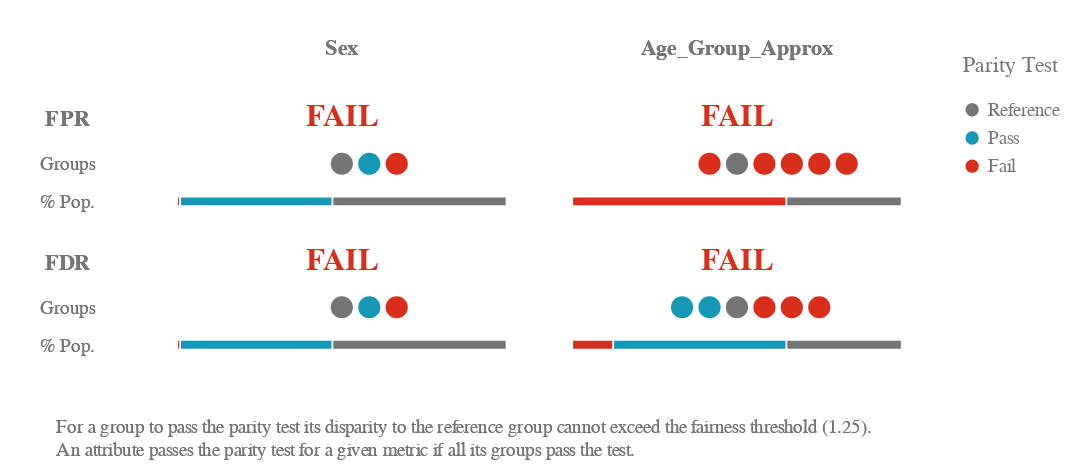

Here is the notebook cell this chart was saved with:
### Code cell
ap.summary(bdf, metrics, fairness_threshold = disparity_tolerance)

### Figure 1 — Vega-Lite specification as saved in the notebook (floating-point values rounded to 4 significant figures)
{"config": {"view": {"continuousWidth": 400, "continuousHeight": 300, "strokeWidth": 0}, "legend": {"labelColor": "rgb(117,117,117)", "labelFont": "Arial", "labelFontSize": 12, "titleColor": "rgb(117,117,117)", "titleFont": "Arial", "titleFontSize": 14, "titleFontWeight": "normal", "titlePadding": 15}}, "vconcat": [{"hconcat": [{"vconcat": [{"mark": {"type": "text", "align": "center", "baseline": "middle", "color": "rgb(117,117,117)", "font": "Arial", "fontWeight": "bold", "size": 14}, "encoding": {"text": {"value": ""}}, "height": 32.25, "width": 56.0}, {"layer": [{"mark": {"type": "text", "align": "center", "baseline": "middle", "color": "rgb(117,117,117)", "font": "Arial", "fontWeight": "bold", "size": 14}, "encoding": {"text": {"value": "FPR"}, "y": {"type": "quantitative", "axis": {"domain": false, "grid": false, "labels": false, "ticks": false, "title": " "}, "field": "y_position", "scale": {"domain": [3, 1]}}}, "transform": [{"calculate": "1.2", "as": "y_position"}]}, {"mark": {"type": "text", "align": "center", "baseline": "middle", "color": "rgb(117,117,117)", "font": "Arial", "size": 12}, "encoding": {"text": {"value": "Groups"}, "y": {"type": "quantitative", "axis": {"domain": false, "grid": false, "labels": false, "ticks": false, "title": " "}, "field": "y_position", "scale": {"domain": [3, 1]}}}, "transform": [{"calculate": "2", "as": "y_position"}]}, {"mark": {"type": "text", "align": "center", "baseline": "middle", "color": "rgb(117,117,117)", "font": "Arial", "size": 12}, "encoding": {"text": {"value": "% Pop."}, "y": {"type": "quantitative", "axis": {"domain": false, "grid": false, "labels": false, "ticks": false, "title": " "}, "field": "y_position", "scale": {"domain": [3, 1]}}}, "transform": [{"calculate": "2.7", "as": "y_position"}]}], "height": 69.88, "width": 56.0}, {"layer": [{"mark": {"type": "text", "align": "center", "baseline": "middle", "color": "rgb(117,117,117)", "font": "Arial", "fontWeight": "bold", "size": 14}, "encoding": {"text": {"value": "FDR"}, "y": {"type": "quantitative", "axis": {"domain": false, "grid": false, "labels": false, "ticks": false, "title": " "}, "field": "y_position", "scale": {"domain": [3, 1]}}}, "transform": [{"calculate": "1.2", "as": "y_position"}]}, {"mark": {"type": "text", "align": "center", "baseline": "middle", "color": "rgb(117,117,117)", "font": "Arial", "size": 12}, "encoding": {"text": {"value": "Groups"}, "y": {"type": "quantitative", "axis": {"domain": false, "grid": false, "labels": false, "ticks": false, "title": " "}, "field": "y_position", "scale": {"domain": [3, 1]}}}, "transform": [{"calculate": "2", "as": "y_position"}]}, {"mark": {"type": "text", "align": "center", "baseline": "middle", "color": "rgb(117,117,117)", "font": "Arial", "size": 12}, "encoding": {"text": {"value": "% Pop."}, "y": {"type": "quantitative", "axis": {"domain": false, "grid": false, "labels": false, "ticks": false, "title": " "}, "field": "y_position", "scale": {"domain": [3, 1]}}}, "transform": [{"calculate": "2.7", "as": "y_position"}]}], "height": 69.88, "width": 56.0}], "bounds": "flush", "data": {"name": "data-79dd248bdaa0ea02c535240e8ad022c8"}, "spacing": 21.5}, {"hconcat": [{"vconcat": [{"data": {"name": "data-79dd248bdaa0ea02c535240e8ad022c8"}, "mark": {"type": "text", "align": "center", "baseline": "middle", "color": "rgb(117,117,117)", "font": "Arial", "fontWeight": "bold", "size": 14}, "encoding": {"text": {"value": "Sex"}}, "height": 32.25, "width": 210.0}, {"layer": [{"data": {"name": "data-0648884f34076ca4404072fa7f837079"}, "mark": {"type": "text", "align": "center", "baseline": "middle", "font": "Arial", "fontWeight": "bold", "size": 20}, "encoding": {"color": {"type": "ordinal", "field": "parity_result", "legend": {"title": ""}, "scale": {"domain": ["Reference", "Pass", "Fail"], "range": ["rgb(117,117,117)", "rgb(20, 152, 181)", "rgb(217, 46, 28)"]}}, "text": {"value": "FAIL"}, "y": {"type": "quantitative", "axis": {"domain": false, "grid": false, "labels": false, "ticks": false, "title": " "}, "field": "y_position", "scale": {"domain": [3, 1]}}}, "transform": [{"calculate": "1", "as": "y_position"}]}, {"data": {"name": "data-07aaca49f5529a6ba68a2a3be01771a5"}, "mark": {"type": "bar", "size": 6, "stroke": "white"}, "encoding": {"color": {"type": "ordinal", "field": "fpr_parity_result", "legend": {"padding": 20, "title": "Parity Test"}, "scale": {"domain": ["Reference", "Pass", "Fail"], "range": ["rgb(117,117,117)", "rgb(20, 152, 181)", "rgb(217, 46, 28)"]}}, "tooltip": [{"type": "nominal", "field": "fpr_parity_result", "title": "Parity"}, {"type": "nominal", "field": "tooltip_group_size", "title": "Size"}, {"type": "nominal", "field": "tooltip_groups_name_size", "title": "Groups"}], "x": {"type": "quantitative", "aggregate": "sum", "axis": {"domain": false, "grid": false, "labels": false, "ticks": false, "title": " "}, "field": "group_size", "stack": "normalize"}, "y": {"type": "quantitative", "axis": {"domain": false, "grid": false, "labels": false, "ticks": false, "title": " "}, "field": "y_position", "scale": {"domain": [3, 1]}}}, "transform": [{"calculate": "2.8", "as": "y_position"}]}, {"data": {"name": "data-4ed24a325edeb980079268e05c6f6bbf"}, "mark": {"type": "circle", "opacity": 1}, "encoding": {"color": {"type": "ordinal", "field": "fpr_parity_result", "legend": {"title": ""}, "scale": {"domain": ["Reference", "Pass", "Fail"], "range": ["rgb(117,117,117)", "rgb(20, 152, 181)", "rgb(217, 46, 28)"]}}, "size": {"value": 200}, "tooltip": [{"type": "nominal", "field": "attribute_value", "title": "Group"}, {"type": "nominal", "field": "tooltip_group_size", "title": "Group Size"}, {"type": "nominal", "field": "tooltip_parity_test_explanation_fpr", "title": "Parity Test"}, {"type": "nominal", "field": "tooltip_disparity_explanation_fpr", "title": "Disparity"}, {"type": "quantitative", "field": "fpr", "format": ".2f", "title": "FPR"}], "x": {"type": "quantitative", "axis": {"domain": false, "grid": false, "labels": false, "ticks": false, "title": " "}, "field": "fpr_disparity_rank", "scale": {"domain": [-6, 6], "nice": false}}, "y": {"type": "quantitative", "axis": {"domain": false, "grid": false, "labels": false, "ticks": false, "title": " "}, "field": "y_position", "scale": {"domain": [3, 1]}}}, "transform": [{"calculate": "2", "as": "y_position"}]}], "height": 69.88, "resolve": {"scale": {"x": "independent"}}, "width": 210.0}, {"layer": [{"data": {"name": "data-0648884f34076ca4404072fa7f837079"}, "mark": {"type": "text", "align": "center", "baseline": "middle", "font": "Arial", "fontWeight": "bold", "size": 20}, "encoding": {"color": {"type": "ordinal", "field": "parity_result", "legend": {"title": ""}, "scale": {"domain": ["Reference", "Pass", "Fail"], "range": ["rgb(117,117,117)", "rgb(20, 152, 181)", "rgb(217, 46, 28)"]}}, "text": {"value": "FAIL"}, "y": {"type": "quantitative", "axis": {"domain": false, "grid": false, "labels": false, "ticks": false, "title": " "}, "field": "y_position", "scale": {"domain": [3, 1]}}}, "transform": [{"calculate": "1", "as": "y_position"}]}, {"data": {"name": "data-07588879d5ea85e768fdbebe865a751d"}, "mark": {"type": "bar", "size": 6, "stroke": "white"}, "encoding": {"color": {"type": "ordinal", "field": "fdr_parity_result", "legend": {"padding": 20, "title": "Parity Test"}, "scale": {"domain": ["Reference", "Pass", "Fail"], "range": ["rgb(117,117,117)", "rgb(20, 152, 181)", "rgb(217, 46, 28)"]}}, "tooltip": [{"type": "nominal", "field": "fdr_parity_result", "title": "Parity"}, {"type": "nominal", "field": "tooltip_group_size", "title": "Size"}, {"type": "nominal", "field": "tooltip_groups_name_size", "title": "Groups"}], "x": {"type": "quantitative", "aggregate": "sum", "axis": {"domain": false, "grid": false, "labels": false, "ticks": false, "title": " "}, "field": "group_size", "stack": "normalize"}, "y": {"type": "quantitative", "axis": {"domain": false, "grid": false, "labels": false, "ticks": false, "title": " "}, "field": "y_position", "scale": {"domain": [3, 1]}}}, "transform": [{"calculate": "2.8", "as": "y_position"}]}, {"data": {"name": "data-4ed24a325edeb980079268e05c6f6bbf"}, "mark": {"type": "circle", "opacity": 1}, "encoding": {"color": {"type": "ordinal", "field": "fdr_parity_result", "legend": {"title": ""}, "scale": {"domain": ["Reference", "Pass", "Fail"], "range": ["rgb(117,117,117)", "rgb(20, 152, 181)", "rgb(217, 46, 28)"]}}, "size": {"value": 200}, "tooltip": [{"type": "nominal", "field": "attribute_value", "title": "Group"}, {"type": "nominal", "field": "tooltip_group_size", "title": "Group Size"}, {"type": "nominal", "field": "tooltip_parity_test_explanation_fdr", "title": "Parity Test"}, {"type": "nominal", "field": "tooltip_disparity_explanation_fdr", "title": "Disparity"}, {"type": "quantitative", "field": "fdr", "format": ".2f", "title": "FDR"}], "x": {"type": "quantitative", "axis": {"domain": false, "grid": false, "labels": false, "ticks": false, "title": " "}, "field": "fdr_disparity_rank", "scale": {"domain": [-6, 6], "nice": false}}, "y": {"type": "quantitative", "axis": {"domain": false, "grid": false, "labels": false, "ticks": false, "title": " "}, "field": "y_position", "scale": {"domain": [3, 1]}}}, "transform": [{"calculate": "2", "as": "y_position"}]}], "height": 69.88, "resolve": {"scale": {"x": "independent"}}, "width": 210.0}], "bounds": "flush", "spacing": 21.5}, {"vconcat": [{"data": {"name": "data-79dd248bdaa0ea02c535240e8ad022c8"}, "mark": {"type": "text", "align": "center", "baseline": "middle", "color": "rgb(117,117,117)", "font": "Arial", "fontWeight": "bold", "size": 14}, "encoding": {"text": {"value": "Age_Group_Approx"}}, "height": 32.25, "width": 210.0}, {"layer": [{"data": {"name": "data-0648884f34076ca4404072fa7f837079"}, "mark": {"type": "text", "align": "center", "baseline": "middle", "font": "Arial", "fontWeight": "bold", "size": 20}, "encoding": {"color": {"type": "ordinal", "field": "parity_result", "legend": {"title": ""}, "scale": {"domain": ["Reference", "Pass", "Fail"], "range": ["rgb(117,117,117)", "rgb(20, 152, 181)", "rgb(217, 46, 28)"]}}, "text": {"value": "FAIL"}, "y": {"type": "quantitative", "axis": {"domain": false, "grid": false, "labels": false, "ticks": false, "title": " "}, "field": "y_position", "scale": {"domain": [3, 1]}}}, "transform": [{"calculate": "1", "as": "y_position"}]}, {"data": {"name": "data-99b451c5a33f4798ea957748415e6e95"}, "mark": {"type": "bar", "size": 6, "stroke": "white"}, "encoding": {"color": {"type": "ordinal", "field": "fpr_parity_result", "legend": {"padding": 20, "title": "Parity Test"}, "scale": {"domain": ["Reference", "Pass", "Fail"], "range": ["rgb(117,117,117)", "rgb(20, 152, 181)", "rgb(217, 46, 28)"]}}, "tooltip": [{"type": "nominal", "field": "fpr_parity_result", "title": "Parity"}, {"type": "nominal", "field": "tooltip_group_size", "title": "Size"}, {"type": "nominal", "field": "tooltip_groups_name_size", "title": "Groups"}], "x": {"type": "quantitative", "aggregate": "sum", "axis": {"domain": false, "grid": false, "labels": false, "ticks": false, "title": " "}, "field": "group_size", "stack": "normalize"}, "y": {"type": "quantitative", "axis": {"domain": false, "grid": false, "labels": false, "ticks": false, "title": " "}, "field": "y_position", "scale": {"domain": [3, 1]}}}, "transform": [{"calculate": "2.8", "as": "y_position"}]}, {"data": {"name": "data-f4829f90e94eec8bec82706b3ad406b8"}, "mark": {"type": "circle", "opacity": 1}, "encoding": {"color": {"type": "ordinal", "field": "fpr_parity_result", "legend": {"title": ""}, "scale": {"domain": ["Reference", "Pass", "Fail"], "range": ["rgb(117,117,117)", "rgb(20, 152, 181)", "rgb(217, 46, 28)"]}}, "size": {"value": 200}, "tooltip": [{"type": "nominal", "field": "attribute_value", "title": "Group"}, {"type": "nominal", "field": "tooltip_group_size", "title": "Group Size"}, {"type": "nominal", "field": "tooltip_parity_test_explanation_fpr", "title": "Parity Test"}, {"type": "nominal", "field": "tooltip_disparity_explanation_fpr", "title": "Disparity"}, {"type": "quantitative", "field": "fpr", "format": ".2f", "title": "FPR"}], "x": {"type": "quantitative", "axis": {"domain": false, "grid": false, "labels": false, "ticks": false, "title": " "}, "field": "fpr_disparity_rank", "scale": {"domain": [-6, 6], "nice": false}}, "y": {"type": "quantitative", "axis": {"domain": false, "grid": false, "labels": false, "ticks": false, "title": " "}, "field": "y_position", "scale": {"domain": [3, 1]}}}, "transform": [{"calculate": "2", "as": "y_position"}]}], "height": 69.88, "resolve": {"scale": {"x": "independent"}}, "width": 210.0}, {"layer": [{"data": {"name": "data-0648884f34076ca4404072fa7f837079"}, "mark": {"type": "text", "align": "center", "baseline": "middle", "font": "Arial", "fontWeight": "bold", "size": 20}, "encoding": {"color": {"type": "ordinal", "field": "parity_result", "legend": {"title": ""}, "scale": {"domain": ["Reference", "Pass", "Fail"], "range": ["rgb(117,117,117)", "rgb(20, 152, 181)", "rgb(217, 46, 28)"]}}, "text": {"value": "FAIL"}, "y": {"type": "quantitative", "axis": {"domain": false, "grid": false, "labels": false, "ticks": false, "title": " "}, "field": "y_position", "scale": {"domain": [3, 1]}}}, "transform": [{"calculate": "1", "as": "y_position"}]}, {"data": {"name": "data-aef90b2af9a883119096cd92d773ac2b"}, "mark": {"type": "bar", "size": 6, "stroke": "white"}, "encoding": {"color": {"type": "ordinal", "field": "fdr_parity_result", "legend": {"padding": 20, "title": "Parity Test"}, "scale": {"domain": ["Reference", "Pass", "Fail"], "range": ["rgb(117,117,117)", "rgb(20, 152, 181)", "rgb(217, 46, 28)"]}}, "tooltip": [{"type": "nominal", "field": "fdr_parity_result", "title": "Parity"}, {"type": "nominal", "field": "tooltip_group_size", "title": "Size"}, {"type": "nominal", "field": "tooltip_groups_name_size", "title": "Groups"}], "x": {"type": "quantitative", "aggregate": "sum", "axis": {"domain": false, "grid": false, "labels": false, "ticks": false, "title": " "}, "field": "group_size", "stack": "normalize"}, "y": {"type": "quantitative", "axis": {"domain": false, "grid": false, "labels": false, "ticks": false, "title": " "}, "field": "y_position", "scale": {"domain": [3, 1]}}}, "transform": [{"calculate": "2.8", "as": "y_position"}]}, {"data": {"name": "data-f4829f90e94eec8bec82706b3ad406b8"}, "mark": {"type": "circle", "opacity": 1}, "encoding": {"color": {"type": "ordinal", "field": "fdr_parity_result", "legend": {"title": ""}, "scale": {"domain": ["Reference", "Pass", "Fail"], "range": ["rgb(117,117,117)", "rgb(20, 152, 181)", "rgb(217, 46, 28)"]}}, "size": {"value": 200}, "tooltip": [{"type": "nominal", "field": "attribute_value", "title": "Group"}, {"type": "nominal", "field": "tooltip_group_size", "title": "Group Size"}, {"type": "nominal", "field": "tooltip_parity_test_explanation_fdr", "title": "Parity Test"}, {"type": "nominal", "field": "tooltip_disparity_explanation_fdr", "title": "Disparity"}, {"type": "quantitative", "field": "fdr", "format": ".2f", "title": "FDR"}], "x": {"type": "quantitative", "axis": {"domain": false, "grid": false, "labels": false, "ticks": false, "title": " "}, "field": "fdr_disparity_rank", "scale": {"domain": [-6, 6], "nice": false}}, "y": {"type": "quantitative", "axis": {"domain": false, "grid": false, "labels": false, "ticks": false, "title": " "}, "field": "y_position", "scale": {"domain": [3, 1]}}}, "transform": [{"calculate": "2", "as": "y_position"}]}], "height": 69.88, "resolve": {"scale": {"x": "independent"}}, "width": 210.0}], "bounds": "flush", "spacing": 21.5}], "bounds": "flush", "spacing": 252.0}], "bounds": "flush", "spacing": 98.0}, {"layer": [{"mark": {"type": "text", "align": "left", "baseline": "top", "fill": "rgb(117,117,117)", "font": "Arial", "fontSize": 12, "fontWeight": "normal"}, "encoding": {"text": {"value": "For a group to pass the parity test its disparity to the reference group cannot exceed the fairness threshold (1.25)."}, "x": {"value": 21.0}, "y": {"value": 0}}}, {"mark": {"type": "text", "align": "left", "baseline": "top", "fill": "rgb(117,117,117)", "font": "Arial", "fontSize": 12, "fontWeight": "normal"}, "encoding": {"text": {"value": "An attribute passes the parity test for a given metric if all its groups pass the test."}, "x": {"value": 21.0}, "y": {"value": 15.0}}}], "data": {"name": "data-79dd248bdaa0ea02c535240e8ad022c8"}}], "padding": {"top": 15, "bottom": 10}, "$schema": "https://vega.github.io/schema/vega-lite/v4.8.1.json", "datasets": {"data-79dd248bdaa0ea02c535240e8ad022c8": [{"a": 1, "b": 0}, {"a": 1, "b": 0}], "data-0648884f34076ca4404072fa7f837079": [{"parity_result": "Fail"}], "data-07aaca49f5529a6ba68a2a3be01771a5": [{"fpr_parity_result": "Fail", "attribute_name": "sex", "total_entities": 3483, "group_size": 31, "tooltip_groups_name_size": "unknown (31)", "tooltip_group_size": "31 (0.89%)"}, {"fpr_parity_result": "Pass", "attribute_name": "sex", "total_entities": 3483, "group_size": 1612, "tooltip_groups_name_size": "female (1,612)", "tooltip_group_size": "1,612 (46.28%)"}, {"fpr_parity_result": "Reference", "attribute_name": "sex", "total_entities": 3483, "group_size": 1840, "tooltip_groups_name_size": "male (1,840)", "tooltip_group_size": "1,840 (52.83%)"}], "data-4ed24a325edeb980079268e05c6f6bbf": [{"attribute_name": "sex", "attribute_value": "female", "group_size": 1612, "total_entities": 3483, "ref_group_value": "male", "fpr": 0.04895, "fdr": 0.2372, "fpr_disparity": 1.038, "fdr_disparity": 1.126, "fpr_disparity_scaled": 0.0382, "fpr_parity_result": "Pass", "tooltip_parity_test_explanation_fpr": "Pass. Below fairness threshold of 1.25", "tooltip_disparity_explanation_fpr": "1.04 times larger FPR than the reference group", "tooltip_group_size": "1,612 (46.28%)", "fpr_disparity_rank": 1.0, "group_size_formatted": "1,612", "tooltip_groups_name_size": "female (1,612)", "fdr_disparity_scaled": 0.126, "fdr_parity_result": "Pass", "tooltip_parity_test_explanation_fdr": "Pass. Below fairness threshold of 1.25", "tooltip_disparity_explanation_fdr": "1.13 times larger FDR than the reference group", "fdr_disparity_rank": 1.0}, {"attribute_name": "sex", "attribute_value": "male", "group_size": 1840, "total_entities": 3483, "ref_group_value": "male", "fpr": 0.04714, "fdr": 0.2107, "fpr_disparity": 1.0, "fdr_disparity": 1.0, "fpr_disparity_scaled": 0.0, "fpr_parity_result": "Reference", "tooltip_parity_test_explanation_fpr": "Reference group", "tooltip_disparity_explanation_fpr": "Reference group", "tooltip_group_size": "1,840 (52.83%)", "fpr_disparity_rank": 0.0, "group_size_formatted": "1,840", "tooltip_groups_name_size": "male (1,840)", "fdr_disparity_scaled": 0.0, "fdr_parity_result": "Reference", "tooltip_parity_test_explanation_fdr": "Reference group", "tooltip_disparity_explanation_fdr": "Reference group", "fdr_disparity_rank": 0.0}, {"attribute_name": "sex", "attribute_value": "unknown", "group_size": 31, "total_entities": 3483, "ref_group_value": "male", "fpr": 0.1071, "fdr": 0.75, "fpr_disparity": 2.273, "fdr_disparity": 3.56, "fpr_disparity_scaled": 1.273, "fpr_parity_result": "Fail", "tooltip_parity_test_explanation_fpr": "Fail. Above fairness threshold of 1.25", "tooltip_disparity_explanation_fpr": "2.27 times larger FPR than the reference group", "tooltip_group_size": "31 (0.89%)", "fpr_disparity_rank": 2.0, "group_size_formatted": "31", "tooltip_groups_name_size": "unknown (31)", "fdr_disparity_scaled": 2.56, "fdr_parity_result": "Fail", "tooltip_parity_test_explanation_fdr": "Fail. Above fairness threshold of 1.25", "tooltip_disparity_explanation_fdr": "3.56 times larger FDR than the reference group", "fdr_disparity_rank": 2.0}], "data-07588879d5ea85e768fdbebe865a751d": [{"fdr_parity_result": "Fail", "attribute_name": "sex", "total_entities": 3483, "group_size": 31, "tooltip_groups_name_size": "unknown (31)", "tooltip_group_size": "31 (0.89%)"}, {"fdr_parity_result": "Pass", "attribute_name": "sex", "total_entities": 3483, "group_size": 1612, "tooltip_groups_name_size": "female (1,612)", "tooltip_group_size": "1,612 (46.28%)"}, {"fdr_parity_result": "Reference", "attribute_name": "sex", "total_entities": 3483, "group_size": 1840, "tooltip_groups_name_size": "male (1,840)", "tooltip_group_size": "1,840 (52.83%)"}], "data-99b451c5a33f4798ea957748415e6e95": [{"fpr_parity_result": "Fail", "attribute_name": "age_group_approx", "total_entities": 3483, "group_size": 2265, "tooltip_groups_name_size": "(0, 15] (56), (15, 30] (329), (50, 65] (871), (65, 100] (961), nan (48)", "tooltip_group_size": "2,265 (65.03%)"}, {"fpr_parity_result": "Reference", "attribute_name": "age_group_approx", "total_entities": 3483, "group_size": 1218, "tooltip_groups_name_size": "(30, 50] (1,218)", "tooltip_group_size": "1,218 (34.97%)"}], "data-f4829f90e94eec8bec82706b3ad406b8": [{"attribute_name": "age_group_approx", "attribute_value": "(0, 15]", "group_size": 56, "total_entities": 3483, "ref_group_value": "(30, 50]", "fpr": 0.09091, "fdr": 1.0, "fpr_disparity": 2.413, "fdr_disparity": 4.436, "fpr_disparity_scaled": 1.413, "fpr_parity_result": "Fail", "tooltip_parity_test_explanation_fpr": "Fail. Above fairness threshold of 1.25", "tooltip_disparity_explanation_fpr": "2.41 times larger FPR than the reference group", "tooltip_group_size": "56 (1.61%)", "fpr_disparity_rank": 4.0, "group_size_formatted": "56", "tooltip_groups_name_size": "(0, 15] (56)", "fdr_disparity_scaled": 3.436, "fdr_parity_result": "Fail", "tooltip_parity_test_explanation_fdr": "Fail. Above fairness threshold of 1.25", "tooltip_disparity_explanation_fdr": "4.44 times larger FDR than the reference group", "fdr_disparity_rank": 3.0}, {"attribute_name": "age_group_approx", "attribute_value": "(15, 30]", "group_size": 329, "total_entities": 3483, "ref_group_value": "(30, 50]", "fpr": 0.02903, "fdr": 0.4737, "fpr_disparity": 0.7705, "fdr_disparity": 2.101, "fpr_disparity_scaled": -0.2979, "fpr_parity_result": "Fail", "tooltip_parity_test_explanation_fpr": "Fail. Above fairness threshold of 1.25", "tooltip_disparity_explanation_fpr": "1.30 times smaller FPR than the reference group", "tooltip_group_size": "329 (9.45%)", "fpr_disparity_rank": -1.0, "group_size_formatted": "329", "tooltip_groups_name_size": "(15, 30] (329)", "fdr_disparity_scaled": 1.101, "fdr_parity_result": "Fail", "tooltip_parity_test_explanation_fdr": "Fail. Above fairness threshold of 1.25", "tooltip_disparity_explanation_fdr": "2.10 times larger FDR than the reference group", "fdr_disparity_rank": 1.0}, {"attribute_name": "age_group_approx", "attribute_value": "(30, 50]", "group_size": 1218, "total_entities": 3483, "ref_group_value": "(30, 50]", "fpr": 0.03768, "fdr": 0.2254, "fpr_disparity": 1.0, "fdr_disparity": 1.0, "fpr_disparity_scaled": 0.0, "fpr_parity_result": "Reference", "tooltip_parity_test_explanation_fpr": "Reference group", "tooltip_disparity_explanation_fpr": "Reference group", "tooltip_group_size": "1,218 (34.97%)", "fpr_disparity_rank": 0.0, "group_size_formatted": "1,218", "tooltip_groups_name_size": "(30, 50] (1,218)", "fdr_disparity_scaled": 0.0, "fdr_parity_result": "Reference", "tooltip_parity_test_explanation_fdr": "Reference group", "tooltip_disparity_explanation_fdr": "Reference group", "fdr_disparity_rank": 0.0}, {"attribute_name": "age_group_approx", "attribute_value": "(50, 65]", "group_size": 871, "total_entities": 3483, "ref_group_value": "(30, 50]", "fpr": 0.04993, "fdr": 0.2083, "fpr_disparity": 1.325, "fdr_disparity": 0.9241, "fpr_disparity_scaled": 0.325, "fpr_parity_result": "Fail", "tooltip_parity_test_explanation_fpr": "Fail. Above fairness threshold of 1.25", "tooltip_disparity_explanation_fpr": "1.33 times larger FPR than the reference group", "tooltip_group_size": "871 (25.01%)", "fpr_disparity_rank": 1.0, "group_size_formatted": "871", "tooltip_groups_name_size": "(50, 65] (871)", "fdr_disparity_scaled": -0.08208, "fdr_parity_result": "Pass", "tooltip_parity_test_explanation_fdr": "Pass. Below fairness threshold of 1.25", "tooltip_disparity_explanation_fdr": "1.08 times smaller FDR than the reference group", "fdr_disparity_rank": -1.0}, {"attribute_name": "age_group_approx", "attribute_value": "(65, 100]", "group_size": 961, "total_entities": 3483, "ref_group_value": "(30, 50]", "fpr": 0.06704, "fdr": 0.1951, "fpr_disparity": 1.779, "fdr_disparity": 0.8655, "fpr_disparity_scaled": 0.7791, "fpr_parity_result": "Fail", "tooltip_parity_test_explanation_fpr": "Fail. Above fairness threshold of 1.25", "tooltip_disparity_explanation_fpr": "1.78 times larger FPR than the reference group", "tooltip_group_size": "961 (27.59%)", "fpr_disparity_rank": 3.0, "group_size_formatted": "961", "tooltip_groups_name_size": "(65, 100] (961)", "fdr_disparity_scaled": -0.1553, "fdr_parity_result": "Pass", "tooltip_parity_test_explanation_fdr": "Pass. Below fairness threshold of 1.25", "tooltip_disparity_explanation_fdr": "1.16 times smaller FDR than the reference group", "fdr_disparity_rank": -2.0}, {"attribute_name": "age_group_approx", "attribute_value": "nan", "group_size": 48, "total_entities": 3483, "ref_group_value": "(30, 50]", "fpr": 0.06667, "fdr": 0.75, "fpr_disparity": 1.769, "fdr_disparity": 3.327, "fpr_disparity_scaled": 0.7692, "fpr_parity_result": "Fail", "tooltip_parity_test_explanation_fpr": "Fail. Above fairness threshold of 1.25", "tooltip_disparity_explanation_fpr": "1.77 times larger FPR than the reference group", "tooltip_group_size": "48 (1.38%)", "fpr_disparity_rank": 2.0, "group_size_formatted": "48", "tooltip_groups_name_size": "nan (48)", "fdr_disparity_scaled": 2.327, "fdr_parity_result": "Fail", "tooltip_parity_test_explanation_fdr": "Fail. Above fairness threshold of 1.25", "tooltip_disparity_explanation_fdr": "3.33 times larger FDR than the reference group", "fdr_disparity_rank": 2.0}], "data-aef90b2af9a883119096cd92d773ac2b": [{"fdr_parity_result": "Fail", "attribute_name": "age_group_approx", "total_entities": 3483, "group_size": 433, "tooltip_groups_name_size": "(0, 15] (56), (15, 30] (329), nan (48)", "tooltip_group_size": "433 (12.43%)"}, {"fdr_parity_result": "Pass", "attribute_name": "age_group_approx", "total_entities": 3483, "group_size": 1832, "tooltip_groups_name_size": "(50, 65] (871), (65, 100] (961)", "tooltip_group_size": "1,832 (52.60%)"}, {"fdr_parity_result": "Reference", "attribute_name": "age_group_approx", "total_entities": 3483, "group_size": 1218, "tooltip_groups_name_size": "(30, 50] (1,218)", "tooltip_group_size": "1,218 (34.97%)"}]}}
